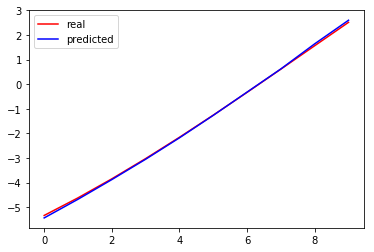

Write Python code to recreate this figure.
import numpy as np
import matplotlib.pyplot as plt
import pandas as pd
dataset = pd.read_csv('rossler.csv')

training_set = dataset.iloc[:1100, 0:1].values
X_train=[]
y_train=[]
for i in range(20,1090):
    X_train.append(training_set[i-20:i,0])
    y_train.append(training_set[i,0])
X_train=np.asarray(X_train)
y_train=np.asarray(y_train)

X_train = np.reshape(X_train, (X_train.shape[0], X_train.shape[1], 1))
from keras.models import Sequential
from keras.layers import Convolution1D
from keras.layers import MaxPooling1D
from keras.layers import Flatten
from keras.layers import Dense
model = Sequential()
model.add(Convolution1D(filters=16, kernel_size=3, activation='relu', input_shape=(20,1)))
model.add(MaxPooling1D(pool_size=2))
model.add(Flatten())
model.add(Dense(20, activation='relu'))
model.add(Dense(1,activation='linear'))
model.compile(loss='mean_absolute_error', optimizer='adam')
# fit network
history=model.fit(X_train,y_train,epochs=60,batch_size=8,validation_split=0.02)

test_set=dataset.iloc[1100:1130, 0:1].values
X_test=[]
y_test=[]
for i in range(20,30):
    X_test.append(test_set[i-20:i,0])
    y_test.append(test_set[i,0])
X_test=np.asarray(X_test)
y_test=np.asarray(y_test)
X_test = np.reshape(X_test, (X_test.shape[0], X_test.shape[1], 1))
predicted=model.predict(X_test)
y_test=np.reshape(y_test,(10,1))
predicted=np.reshape(predicted,(10,1))
plt.plot(y_test, color = 'red', label="real" )
plt.plot(predicted, color = 'blue', label="predicted")
plt.legend()
plt.show()
plt.plot(history.history['loss'])
plt.plot(history.history['val_loss'])
plt.title('model loss')
plt.ylabel('loss')
plt.xlabel('epoch')
plt.legend(['train', 'validation'], loc='upper left')
plt.show()
